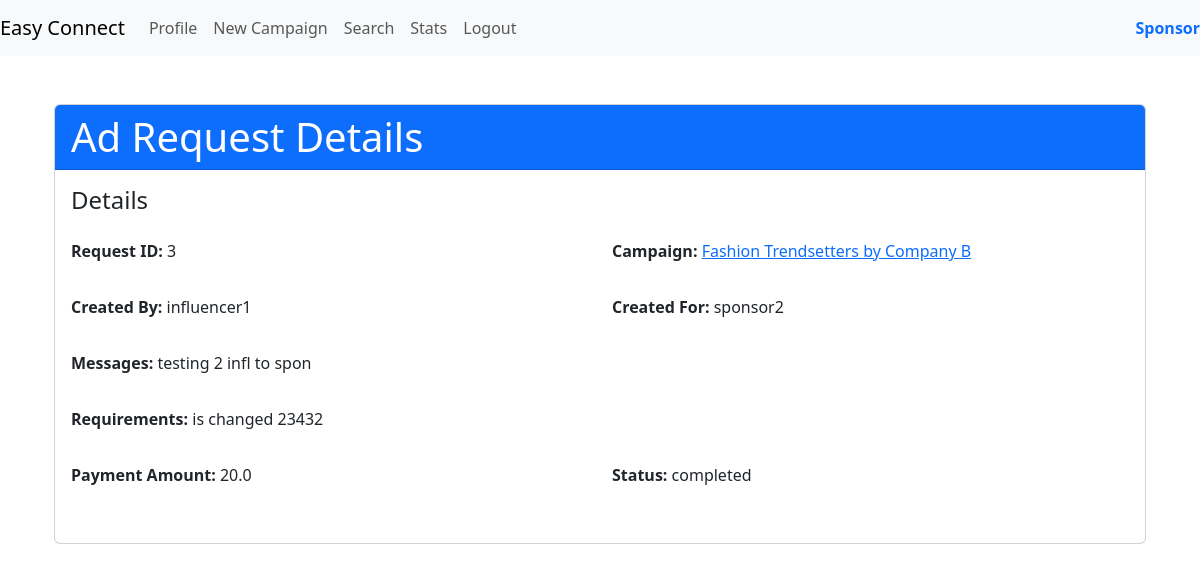
The app's page /ad_request/3 (signed in) with its own data.
### models.py (models this page shows)
class AdRequest(db.Model):
    __tablename__ = 'ad_request'
    ad_request_id = db.Column(db.Integer, primary_key=True, autoincrement=True)
    campaign_id = db.Column(db.Integer, db.ForeignKey('campaign.campaign_id'), nullable=False)
    created_by = db.Column(db.Integer, db.ForeignKey('user.id'), nullable=False)
    created_for = db.Column(db.Integer, db.ForeignKey('user.id'), nullable=False)
    messages = db.Column(db.String(64))
    requirements = db.Column(db.String(128))
    payment_amount = db.Column(db.Float(10, 2), nullable = False)
    status = db.Column(Enum('ongoing', 'pending', 'flagged', 'deleted', 'completed', 'rejected' ,name='ad_request_status_types'), default='pending', nullable=False)
    campaign = db.relationship('Campaign', backref=db.backref('ad_requests', lazy=True))
    creator = db.relationship('User', foreign_keys=[created_by], backref=db.backref('created_ad_requests', lazy=True))
    recipient = db.relationship('User', foreign_keys=[created_for], backref=db.backref('received_ad_requests', lazy=True))

class Campaign(db.Model):
    __tablename__ = 'campaign'
    campaign_id = db.Column(db.Integer, primary_key=True, autoincrement=True)
    sponsor_id = db.Column(db.Integer, db.ForeignKey('sponsors.sponsor_id'), nullable=False)
    name = db.Column(db.String(32),unique=True, nullable=False)
    description = db.Column(db.String(128))
    start_date = db.Column(db.Date)
    end_date = db.Column(db.Date)
    budget = db.Column(db.Float(10, 2), nullable=False)
    visibility = db.Column(Enum('private', 'public', name='visibility_types'), default='public', nullable=False)
    goals = db.Column(db.String(128))
    niche = db.Column(db.String(32),nullable=False)
    campaign_status = db.Column(Enum('ongoing', 'flagged', 'deleted', 'completed' ,name='campaign_status_types'), default='ongoing', nullable=False)
    sponsor = db.relationship('Sponsor', backref=db.backref('campaigns', lazy=True))

class User(db.Model):
    __tablename__ = 'user'
    id = db.Column(db.Integer, primary_key=True, autoincrement=True)
    role_id = db.Column(db.Integer, db.ForeignKey('user_role.role_id'), nullable=False)
    username = db.Column(db.String(32), nullable=False, unique=True)
    email_id = db.Column(db.String(64),  nullable=False)
    password = db.Column(db.String(64), nullable=False)
    is_flagged = db.Column(db.Boolean ,default=False)
    role = db.relationship('UserRole', backref=db.backref('users', lazy=True))

### routes.py (the view)
@app.route('/ad_request/<int:request_id>', methods=['GET'])
@auth_rep
def ad_request_details(request_id):
    ad_request = AdRequest.query.get_or_404(request_id)
    return render_template('ad_request_details.html', ad_request=ad_request)

### routes.py (called while the page is built)
def auth_rep(func):
    @wraps(func)
    def inner(*args,**kwargs):
        if 'user_id' in session:
            user = User.query.get(session['user_id'])
            if user.is_flagged:
                flash('Your account is flagged and cannot perform this action.', 'error')
                return redirect(url_for('login'))
            return func(*args,**kwargs)
        else:
            flash('You are not logged in,Please login to proceed','error')
            return redirect(url_for('login'))
    return inner

### templates/ad_request_details.html (shortened to what this page needs)
{% extends 'layout.html' %}
{% block content %}
<div class="container">
    <div class="card mt-5">
        <div class="card-header bg-primary text-white">
            <h1 class="display-6 mb-0">Ad Request Details</h1>
        </div>
        <div class="card-body">
            <h4 class="mb-4">Details</h4>
            <div class="row mb-3">
                <div class="col-md-6">
                    <p><strong>Request ID:</strong> {{ ad_request.ad_request_id }}</p>
                </div>
                <div class="col-md-6">
                    <p><strong>Campaign:</strong>
                        <a href="{{ url_for('campaign_details', campaign_id=ad_request.campaign.campaign_id) }}">
                            {{ ad_request.campaign.name }}
                        </a>
                    </p>
                </div>
            </div>
            <div class="row mb-3">
                <div class="col-md-6">
                    <p><strong>Created By:</strong> {{ ad_request.creator.username }}</p>
                </div>
                <div class="col-md-6">
                    <p><strong>Created For:</strong> {{ ad_request.recipient.username }}</p>
                </div>
            </div>
            <div class="row mb-3">
                <div class="col-md-12">
                    <p><strong>Messages:</strong> {{ ad_request.messages }}</p>
                </div>
            </div>
            <div class="row mb-3">
                <div class="col-md-12">
                    <p><strong>Requirements:</strong> {{ ad_request.requirements }}</p>
                </div>
            </div>
            <div class="row mb-3">
                <div class="col-md-6">
                    <p><strong>Payment Amount:</strong> {{ ad_request.payment_amount | default(0) | float | round(2) }}</p>
                </div>
                <div class="col-md-6">
                    <p><strong>Status:</strong> {{ ad_request.status }}</p>
                </div>
            </div>
        </div>
    </div>
</div>
{% endblock %}

### records on screen
AdRequest: ad_request_id "3", messages "testing 2 infl to spon", requirements "is changed 23432", payment_amount "20.0", status "completed"
Campaign: campaign.name "Fashion Trendsetters by Company B"
User: creator.username "influencer1"
User: recipient.username "sponsor2"
